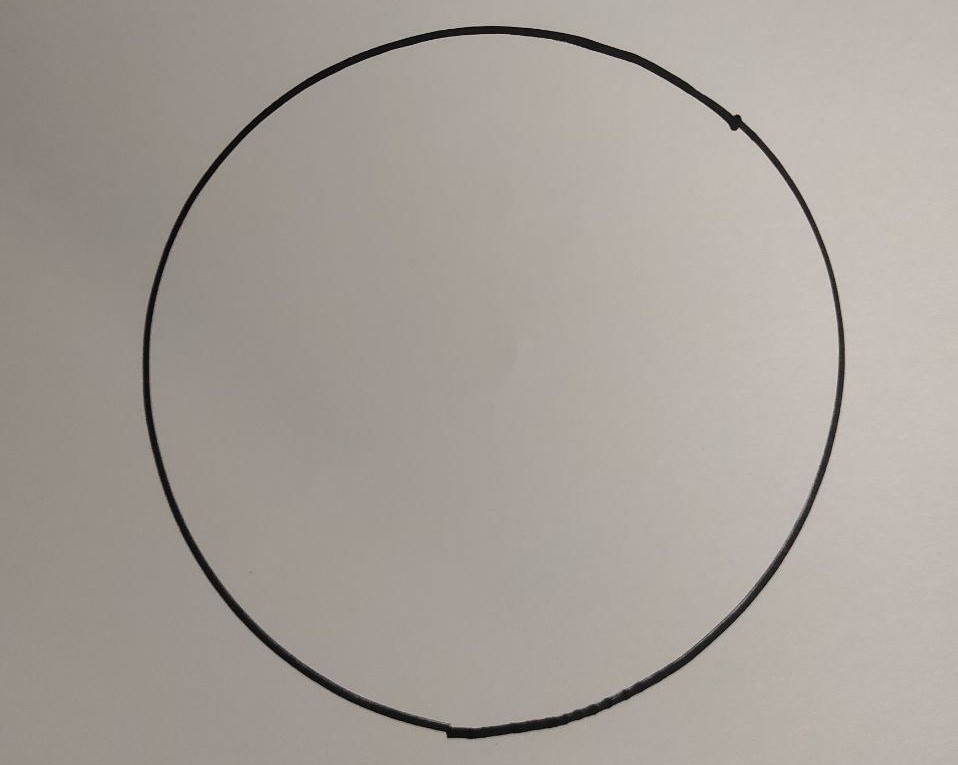
#> input picture images/circle_test.jpg, 958 x 765 px, found by its file name
$ jupyter execute --allow-errors IKP.ipynb
#> lines starting #> are read from the running program, lines starting #| are printed output that depends on the picture; after the words box and inside, x2 and y2 are one past the last pixel; in counts of white or black regions, pixels touching at a corner belong together
# Import Packages

[cell 1]
import numpy as np
from math import atan2
import cv2
from matplotlib import pyplot as plt

# Finding Points

[cell 2]
def shape_normalize(points, size=4):
    from sklearn.preprocessing import StandardScaler, MinMaxScaler
    sk = MinMaxScaler().fit_transform(points)
    return (sk - 0.5)*size

[cell 3]
a = np.array([[1,2,3]])
b = np.array([[4,5,6]])
c = np.concatenate([a, b], axis=0)
np.flip(c, axis=0)

[cell 4]
def point_finder(image_path):

#> called with image_path = './images/circle_test.jpg'
    img = cv2.imread(image_path)
#> img is the input picture: shape (765, 958, 3); mean B, G, R 153.3, 159.7, 166.6
    gray = cv2.cvtColor(img,cv2.COLOR_BGR2GRAY)

    kernel_size = 5
    img = cv2.GaussianBlur(gray,(kernel_size, kernel_size),0)
#> img: shape (765, 958)
    kernel = np.ones((5,5),np.uint8)
    opening = cv2.morphologyEx(img, cv2.MORPH_OPEN, kernel)
    edges = cv2.Canny(img, 20,200)
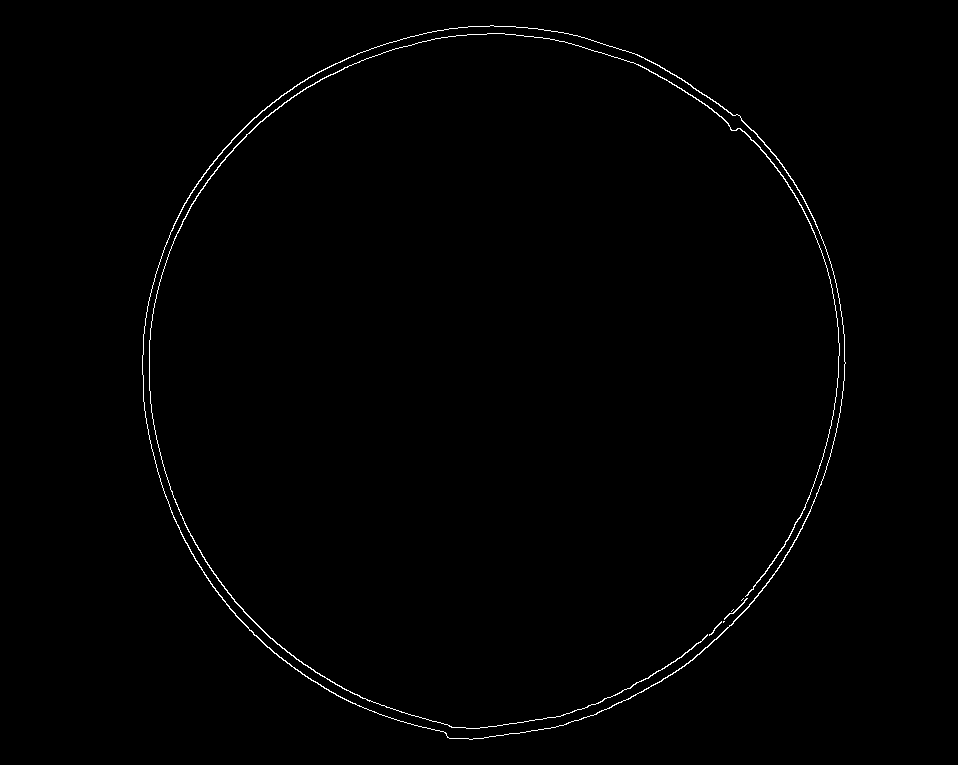
#> edges: shape (765, 958); 0.7% white in thin lines or dots, all inside (x1, y1, x2, y2) = (142, 25, 846, 740)

    contours, hierarchy = cv2.findContours(edges, cv2.RETR_TREE, cv2.CHAIN_APPROX_SIMPLE)
#> contours = 8 contours, 5 with area under 20; largest, box (x1, y1, x2, y2) and area: (142, 25, 846, 740) 388287, (142, 25, 846, 740) 387691, (149, 33, 840, 729) 555


    points = []
    for c in contours[0]:
        points.append(c[0])
#> this loop made 1038 passes
#> c on passes 1 to 3: [[490, 25]], [[489, 26]], [[468, 26]]
#> after the loop, points = 1038 pairs, first value 142 to 845, second value 25 to 739
    points = np.array(points)

    normalized_points = np.array(shape_normalize(points, size=4))
#> in shape_normalize, `sk = MinMaxScaler().fit_transform(points)`: sk = 1038 pairs, first value 0 to 1, second value 0 to 1
#> normalized_points = 1038 pairs, first value -2 to 2, second value -2 to 2
#     normalized_points2 = np.array(shape_normalize(points, size=2))
#     normalized_points = np.array([normalized_points1[:, 0], normalized_points2[:, 1]]).T

    return normalized_points

[cell 5]
# [8 lines left out: function sample_points, not called in this run]

[cell 6]
def sample_points2(points, radius):
    sampled_points = []
    sampled_points.append(list(points[0]))
    for p in points[1:]:
        if np.sqrt((p[0]-sampled_points[-1][0])**2 + (p[1]-sampled_points[-1][1])**2) > radius:
            sampled_points.append(list(p))
    return sampled_points

[cell 7]
image_path = './images/circle_test.jpg'
pn = point_finder(image_path)
#> pn has the same summary as normalized_points in point_finder
sample = sample_points2(pn, 0.15)
#> the loop in sample_points2, `for p in points[1:]:` made 1037 passes
#> p on passes 1 to 3: [-0.0256, -1.99], [-0.145, -1.99], [-0.151, -1.99]
#> after the loop in sample_points2, `for p in points[1:]:`: sampled_points = 77 pairs, first value -1.99 to 1.99, second value -2 to 1.99
#> sample has the same summary as sampled_points in sample_points2
sample = np.array(sample)
plt.figure(figsize=(8, 8))
plt.scatter(list(pn[:, 1]), list(pn[:, 0]), alpha=0.5, marker='^', c='green')
plt.scatter(list(sample[:, 1]), list(sample[:, 0]), alpha=0.5, marker='o', c='red')
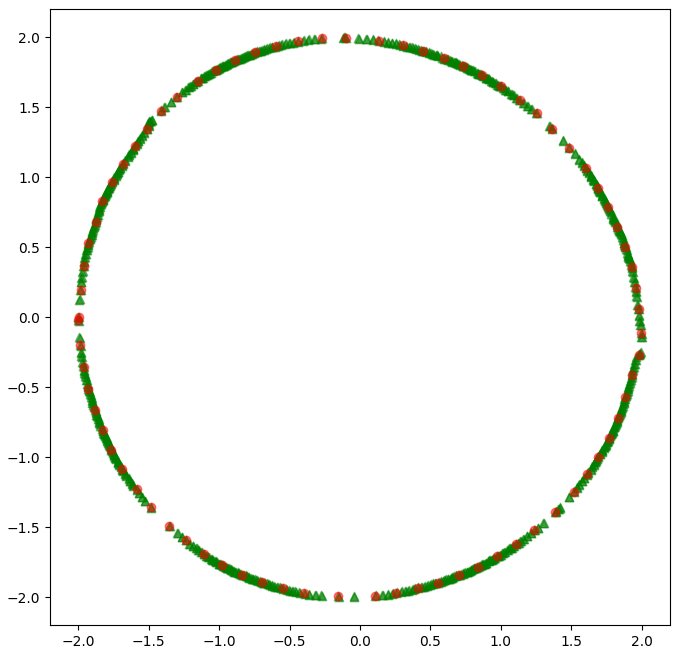
#> figure drawn by matplotlib, 1 panel

# Solving Inverse Kinematic Problem

[cell 8]
def IKP(x, y, z):
    dp, ep, fp = 1.65, 3.3, 5.5
    db, eb = 6.5, 13
    U, L = 12, 34

    a = db - ep
    b = fp/2 - db*np.cos(np.pi/6)
    c = dp - db/2

    E1 = 2 * U * (y+a)
    E2 = -U * (2 * np.cos(np.pi/6) * (x + b) + y + c)
    E3 = U * (2 * np.cos(np.pi/6) * (x - b) - y - c)
    F1 = 2 * z * U
    F2 = F1
    F3 = F1
    G1 = x**2 + y**2 + z**2 + a**2 + U**2 + 2*y*a - L**2
    G2 = x**2 + y**2 + z**2 + b**2 + c**2 + U**2 + 2*(x*b - y*c) - L**2
    G3 = x**2 + y**2 + z**2 + b**2 + c**2 + U**2 - 2*(x*b + y*c) - L**2

    E = np.array([E1, E2, E3])
    F = np.array([F1, F2, F3])
    G = np.array([G1, G2, G3])

    T1 = (-F + np.sqrt(F**2 - G**2 + E**2))/(G-E)
    T2 = (-F - np.sqrt(F**2 - G**2 + E**2))/(G-E)
    C1, S1 = (1 - T1**2)/(1 + T1**2), 2*T1/(1 + T1**2)
    C2, S2 = (1 - T2**2)/(1 + T2**2), 2*T2/(1 + T2**2)

    return np.array([np.round((atan2(S2[0], C2[0])*180/np.pi + 90)*22.75-947), \
        np.round((atan2(S2[1], C2[1])*180/np.pi + 90)*22.75-343), \
        np.round((atan2(S2[2], C2[2])*180/np.pi + 90)*22.75-343)])

[cell 9]
print(IKP(0, 0, -25.84))
# change_operating_mode(position)
# goal_position(390, 1001, 1001)

# Robot Connection & Command functions

[cell 10]
#!/usr/bin/env python
# coding: utf-8

import numpy as np
import time
import serial
position = 3
velocity = 1
# home_position = np.array([550,1160, 1160])
# home_position = np.array([390, 1001, 1001])
full_rotation = 4095
import os

#> (the rest of this cell did not finish here and is left out)

# Show Current Position of the Robot

[cell 11]
time.sleep(1)
#> (the rest of this cell did not finish here and is left out)

# Normalizer

[cell 12]
def normalizer(arr, alpha):
    return np.round(alpha*(arr/(np.sum(np.abs(arr)))))
error =  [-80, -15, -5]
normalizer(error, 4)

# straight line movement control

[cell 13]
# [20 lines left out: function go_to_pos, not called in this run]

[cell 14]
# [17 lines left out: function go_to_pos2, not called in this run]

# Test

[cell 15]
def draw_shape(image_path):
    hp = [0, 0, -24.8]
    drawing_z = -25.84
    points = point_finder(image_path)
#> call 2 of point_finder, with image_path = './images/ajib.jpg'
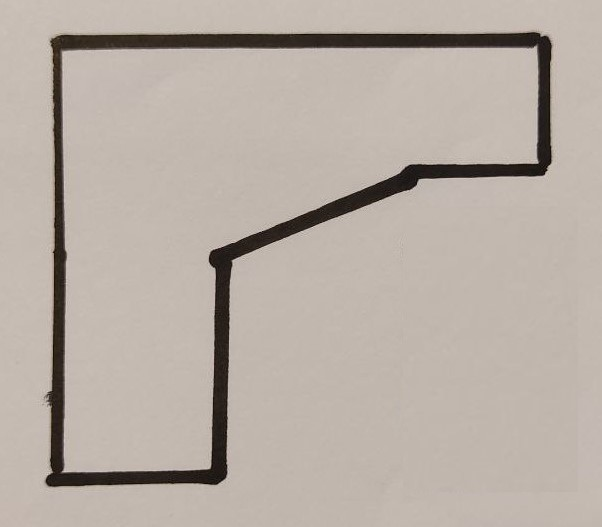
#> input picture images/ajib.jpg, 602 x 527 px, found by its file name
#> in point_finder, img is the input picture: shape (527, 602, 3); mean B, G, R 164.6, 173.2, 183.2
#> in point_finder (call 2), `edges = cv2.Canny(img, 20,200)`:
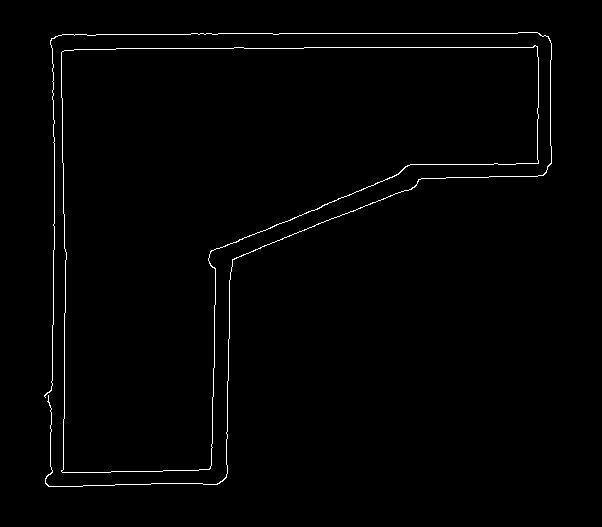
#> edges: shape (527, 602); 1.1% white in thin lines or dots, all inside (x1, y1, x2, y2) = (44, 32, 552, 487)
#> in point_finder (call 2), `contours, hierarchy = cv2.findContours(edges, cv2.RETR_TREE, cv2.CHAIN..`: contours = 3 contours; box (x1, y1, x2, y2) and area: (61, 45, 539, 473) 110124, (61, 45, 539, 473) 110069, (44, 32, 552, 487) 67
#> the loop in point_finder (call 2), `for c in contours[0]:` made 242 passes
#> c on passes 1 to 3: [[534, 45]], [[532, 47]], [[304, 47]]
#> after the loop in point_finder (call 2), `for c in contours[0]:`: points = 242 pairs, first value 61 to 538, second value 45 to 472
#> in point_finder (call 2), `normalized_points = np.array(shape_normalize(points, size=4))`: normalized_points = 242 pairs, first value -2 to 2, second value -2 to 2
#> points has the same summary as normalized_points in point_finder
    sampled_points = sample_points2(points, 0.12)
#> the loop in sample_points2 (call 2), `for p in points[1:]:` made 241 passes
#> p on passes 1 to 3: [1.95, -1.98], [0.0377, -1.98], [0.0294, -1.97]
#> sampled_points = 40 pairs, first value -2 to 2, second value -2 to 2
    homing(IKP(hp[0], hp[1], hp[2]).astype(int))
    time.sleep(2.5)
    go_to_pos(sampled_points[0][0], sampled_points[0][1], hp[2], mode="position")
    time.sleep(2.5)
    go_to_pos(sampled_points[0][0], sampled_points[0][1], drawing_z + 0.34, mode="position")
    time.sleep(2.5)
    change_operating_mode(velocity)
    for point in sampled_points[1:]:
        print("point: ", point[0], point[1])
        go_to_pos(point[0], point[1], drawing_z)
        goal_velocity(0, 0, 0)
    go_to_pos(sampled_points[0][0], sampled_points[0][1], drawing_z)
    goal_velocity(0, 0, 0)
